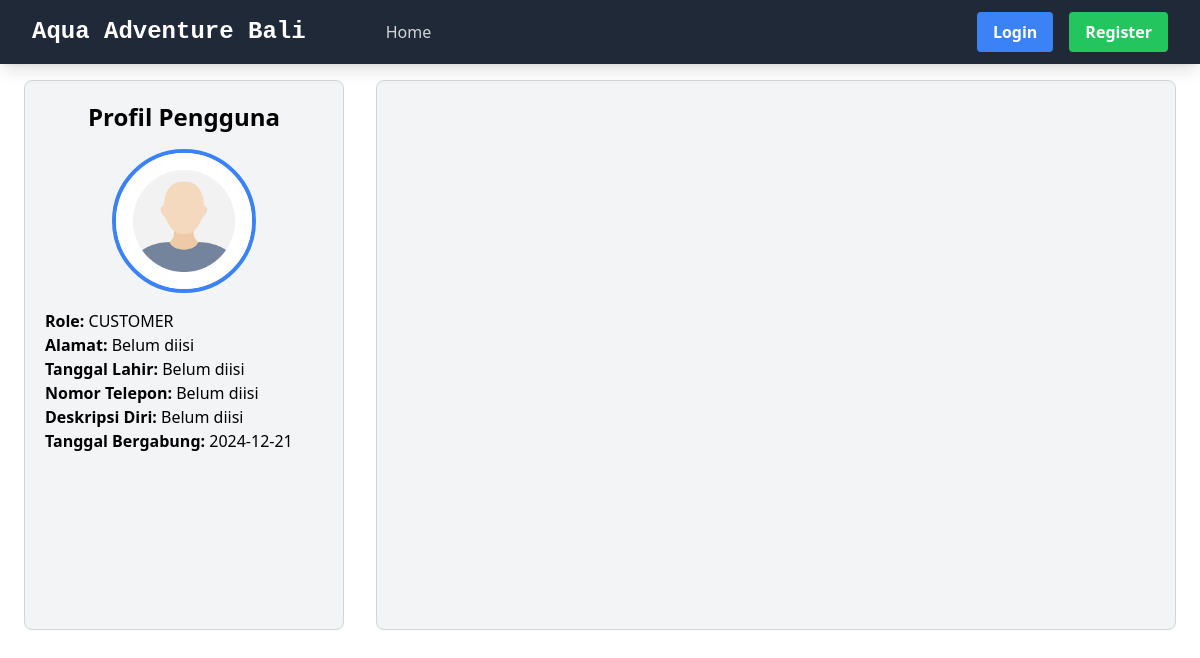
The app's page /user_discussion/1/, older data.
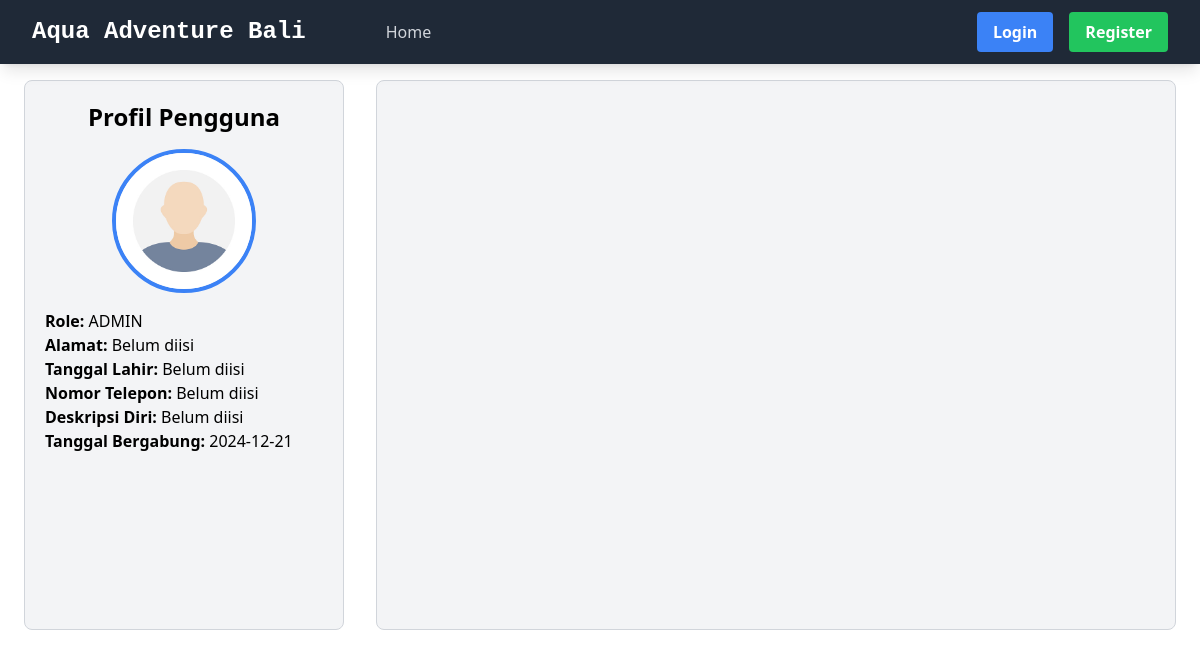
The same page, newer data.
### main/models.py (models this page shows, shortened)
class UserProfile(models.Model):
    user = models.OneToOneField(User, related_name="profile", on_delete=models.CASCADE)
    roles = (
        ('CUSTOMER', 'Customer'),
        ('ADMIN', 'Admin'),
    )
    role = models.CharField(max_length=10, choices=roles, default='CUSTOMER')
    profile_picture = models.ImageField(upload_to='profile_pictures/', blank=True, null=True, default='static/ikon_botak/foto_ikon.jpg')
    alamat = models.TextField(blank=True, null=True)  # Alamat opsional
    birthdate = models.DateField(null=True, blank=True)  # Tanggal lahir opsional
    phone_number = models.CharField(max_length=15, null=True, blank=True)  # Nomor telepon opsional
    bio = models.TextField(null=True, blank=True)  # Deskripsi diri opsional
    date_joined = models.DateTimeField(auto_now_add=True)

### main/views.py (the view)
# urls.py: path('user_discussion/<int:user_id>/', show_user_discussion, name="show_user_discussion"),
def show_user_discussion(request, user_id):
    user = request.user
    user_requested = get_object_or_404(User, pk=user_id)
    profile = UserProfile.objects.get(user_id=user_id)
    context = {
       'profile': profile,
        'user_requested': user_requested,
        'user': user,
    }
    return render(request, 'user_discussion.html', context)

### main/templates/user_discussion.html (shortened to what this page needs)
{% extends 'base.html' %}
{% load static %}
{% block content %}
{% include "navbar.html" %}
<div class="p-5 pt-20 flex flex-col md:flex-row justify-center md:justify-center gap-8 mx-auto">
    <div class="w-full md:w-2/4 max-w-xs p-5 border border-gray-300 rounded-lg bg-gray-100 h-[550px] shrink-0 grow overflow-y-auto">
        <h1 class="text-2xl font-bold text-center">Profil Pengguna</h1>
        <div class="text-center mt-4">
            {% if profile.profile_picture %}
                <img src="{{ profile.profile_picture.url }}" alt="{{ profile.user_requested.username }}'s Profile Picture" class="w-36 h-36 rounded-full border-4 border-blue-500 mx-auto">
            {% else %}
                <i class="fas fa-user-circle text-blue-500 text-9xl"></i>
            {% endif %}
        </div>
        <p><strong>Role:</strong> {{ profile.role }}</p>
        <p><strong>Alamat:</strong> {{ profile.alamat|default:"Belum diisi" }}</p>
        <p><strong>Tanggal Lahir:</strong> {{ profile.birthdate|date:"Y-m-d"|default:"Belum diisi" }}</p>
        <p><strong>Nomor Telepon:</strong> {{ profile.phone_number|default:"Belum diisi" }}</p>
        <p class="break-words"><strong>Deskripsi Diri:</strong> {{ profile.bio|default:"Belum diisi" }}</p>
        <p><strong>Tanggal Bergabung:</strong> {{ profile.date_joined|date:"Y-m-d" }}</p>
    </div>
    <div id="discussionContent" class="min-w-[500px] max-w-[800px] md:w-3/4 flex flex-col gap-4 p-5 border border-gray-300 rounded-lg bg-gray-100 overflow-y-auto">
    </div>
</div>
{% endblock content %}

Row changes from the older to the newer data that the page shows:
changed UserProfile "Belum diisi": role "CUSTOMER" → "ADMIN"
